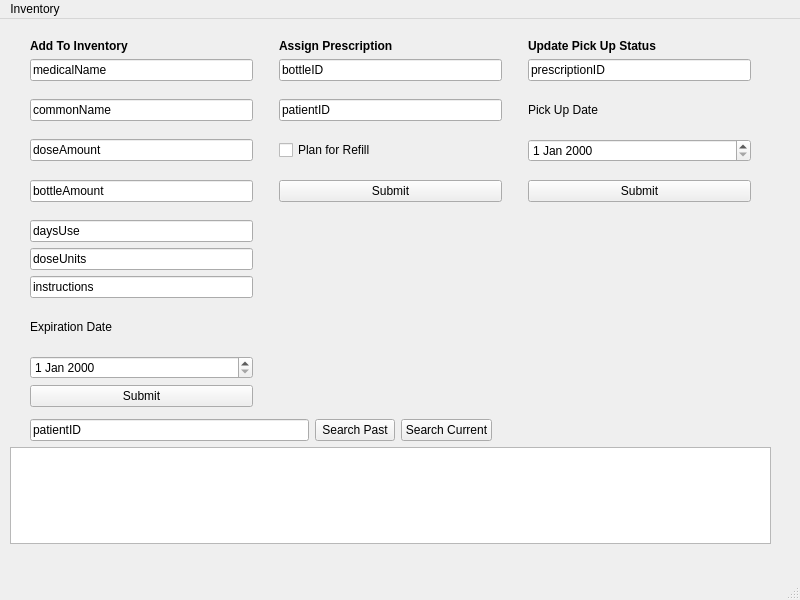
<?xml version="1.0" encoding="UTF-8"?>
<ui version="4.0">
 <class>MainWindow</class>
 <widget class="QMainWindow" name="MainWindow">
  <property name="geometry">
   <rect>
    <x>0</x>
    <y>0</y>
    <width>800</width>
    <height>600</height>
   </rect>
  </property>
  <property name="windowTitle">
   <string>MainWindow</string>
  </property>
  <widget class="QWidget" name="centralwidget">
   <widget class="QWidget" name="gridLayoutWidget">
    <property name="geometry">
     <rect>
      <x>10</x>
      <y>20</y>
      <width>761</width>
      <height>368</height>
     </rect>
    </property>
    <layout class="QGridLayout" name="gridLayout">
     <item row="0" column="3">
      <widget class="QLabel" name="assignPrescriptionLabel">
       <property name="text">
        <string>&lt;html&gt;&lt;head/&gt;&lt;body&gt;&lt;p&gt;&lt;span style=&quot; font-weight:700;&quot;&gt;Assign Prescription&lt;/span&gt;&lt;/p&gt;&lt;/body&gt;&lt;/html&gt;</string>
       </property>
      </widget>
     </item>
     <item row="4" column="3">
      <widget class="QPushButton" name="assignSubmit">
       <property name="text">
        <string>Submit</string>
       </property>
      </widget>
     </item>
     <item row="0" column="1">
      <widget class="QLabel" name="addToInventoryLabel">
       <property name="text">
        <string>&lt;html&gt;&lt;head/&gt;&lt;body&gt;&lt;p&gt;&lt;span style=&quot; font-weight:700;&quot;&gt;Add To Inventory&lt;/span&gt;&lt;/p&gt;&lt;/body&gt;&lt;/html&gt;</string>
       </property>
      </widget>
     </item>
     <item row="7" column="1">
      <widget class="QLineEdit" name="instructionsEdit">
       <property name="text">
        <string>instructions</string>
       </property>
      </widget>
     </item>
     <item row="2" column="5">
      <widget class="QLabel" name="pickUpLabel">
       <property name="text">
        <string>Pick Up Date</string>
       </property>
      </widget>
     </item>
     <item row="4" column="5">
      <widget class="QPushButton" name="updateSubmit">
       <property name="text">
        <string>Submit</string>
       </property>
      </widget>
     </item>
     <item row="10" column="1">
      <widget class="QPushButton" name="inventorySubmit">
       <property name="text">
        <string>Submit</string>
       </property>
      </widget>
     </item>
     <item row="1" column="1">
      <widget class="QLineEdit" name="medicalNameEdit">
       <property name="text">
        <string>medicalName</string>
       </property>
      </widget>
     </item>
     <item row="1" column="3">
      <widget class="QLineEdit" name="bottleIDEdit">
       <property name="text">
        <string>bottleID</string>
       </property>
      </widget>
     </item>
     <item row="2" column="4">
      <spacer name="verticalSpacer_2">
       <property name="orientation">
        <enum>Qt::Orientation::Vertical</enum>
       </property>
       <property name="sizeHint" stdset="0">
        <size>
         <width>20</width>
         <height>40</height>
        </size>
       </property>
      </spacer>
     </item>
     <item row="3" column="3">
      <widget class="QCheckBox" name="refillCheckBox">
       <property name="text">
        <string>Plan for Refill</string>
       </property>
      </widget>
     </item>
     <item row="0" column="5">
      <widget class="QLabel" name="updatePickUpStatusLabel">
       <property name="text">
        <string>&lt;html&gt;&lt;head/&gt;&lt;body&gt;&lt;p&gt;&lt;span style=&quot; font-weight:700;&quot;&gt;Update Pick Up Status&lt;/span&gt;&lt;/p&gt;&lt;/body&gt;&lt;/html&gt;</string>
       </property>
      </widget>
     </item>
     <item row="2" column="1">
      <widget class="QLineEdit" name="commonNameEdit">
       <property name="text">
        <string>commonName</string>
       </property>
      </widget>
     </item>
     <item row="3" column="1">
      <widget class="QLineEdit" name="doseAmountEdit">
       <property name="text">
        <string>doseAmount</string>
       </property>
      </widget>
     </item>
     <item row="4" column="1">
      <widget class="QLineEdit" name="bottleAmountEdit">
       <property name="text">
        <string>bottleAmount</string>
       </property>
      </widget>
     </item>
     <item row="5" column="1">
      <widget class="QLineEdit" name="dayUseEdit">
       <property name="text">
        <string>daysUse</string>
       </property>
      </widget>
     </item>
     <item row="1" column="5">
      <widget class="QLineEdit" name="prescriptionIDEdit">
       <property name="text">
        <string>prescriptionID</string>
       </property>
      </widget>
     </item>
     <item row="6" column="1">
      <widget class="QLineEdit" name="doseUnitEdit">
       <property name="text">
        <string>doseUnits</string>
       </property>
      </widget>
     </item>
     <item row="8" column="1">
      <widget class="QLabel" name="ExpirationLabel">
       <property name="text">
        <string>Expiration Date</string>
       </property>
      </widget>
     </item>
     <item row="3" column="5">
      <widget class="QDateEdit" name="pickUpDateEdit"/>
     </item>
     <item row="2" column="3">
      <widget class="QLineEdit" name="patientIDEdit">
       <property name="text">
        <string>patientID</string>
       </property>
      </widget>
     </item>
     <item row="2" column="2">
      <spacer name="verticalSpacer">
       <property name="orientation">
        <enum>Qt::Orientation::Vertical</enum>
       </property>
       <property name="sizeHint" stdset="0">
        <size>
         <width>20</width>
         <height>40</height>
        </size>
       </property>
      </spacer>
     </item>
     <item row="9" column="1">
      <widget class="QDateEdit" name="expirationDateEdit"/>
     </item>
     <item row="4" column="0">
      <spacer name="verticalSpacer_4">
       <property name="orientation">
        <enum>Qt::Orientation::Vertical</enum>
       </property>
       <property name="sizeHint" stdset="0">
        <size>
         <width>20</width>
         <height>40</height>
        </size>
       </property>
      </spacer>
     </item>
     <item row="8" column="6">
      <spacer name="verticalSpacer_5">
       <property name="orientation">
        <enum>Qt::Orientation::Vertical</enum>
       </property>
       <property name="sizeHint" stdset="0">
        <size>
         <width>20</width>
         <height>40</height>
        </size>
       </property>
      </spacer>
     </item>
    </layout>
   </widget>
   <widget class="QWidget" name="verticalLayoutWidget">
    <property name="geometry">
     <rect>
      <x>10</x>
      <y>400</y>
      <width>761</width>
      <height>125</height>
     </rect>
    </property>
    <layout class="QVBoxLayout" name="verticalLayout">
     <item>
      <layout class="QHBoxLayout" name="horizontalLayout">
       <item>
        <spacer name="verticalSpacer_3">
         <property name="orientation">
          <enum>Qt::Orientation::Vertical</enum>
         </property>
         <property name="sizeHint" stdset="0">
          <size>
           <width>20</width>
           <height>40</height>
          </size>
         </property>
        </spacer>
       </item>
       <item>
        <widget class="QLineEdit" name="patientLookUpEdit">
         <property name="text">
          <string>patientID</string>
         </property>
        </widget>
       </item>
       <item>
        <widget class="QPushButton" name="searchPastSubmit">
         <property name="text">
          <string>Search Past</string>
         </property>
        </widget>
       </item>
       <item>
        <widget class="QPushButton" name="searchCurrentSubmit">
         <property name="text">
          <string>Search Current</string>
         </property>
        </widget>
       </item>
       <item>
        <spacer name="horizontalSpacer_2">
         <property name="orientation">
          <enum>Qt::Orientation::Horizontal</enum>
         </property>
         <property name="sizeHint" stdset="0">
          <size>
           <width>40</width>
           <height>20</height>
          </size>
         </property>
        </spacer>
       </item>
      </layout>
     </item>
     <item>
      <widget class="QTableView" name="prescriptionView"/>
     </item>
    </layout>
   </widget>
  </widget>
  <widget class="QMenuBar" name="menubar">
   <property name="geometry">
    <rect>
     <x>0</x>
     <y>0</y>
     <width>800</width>
     <height>25</height>
    </rect>
   </property>
   <widget class="QMenu" name="menuInventory">
    <property name="title">
     <string>Inventory</string>
    </property>
   </widget>
   <addaction name="menuInventory"/>
  </widget>
  <widget class="QStatusBar" name="statusbar"/>
 </widget>
 <resources/>
 <connections/>
</ui>
